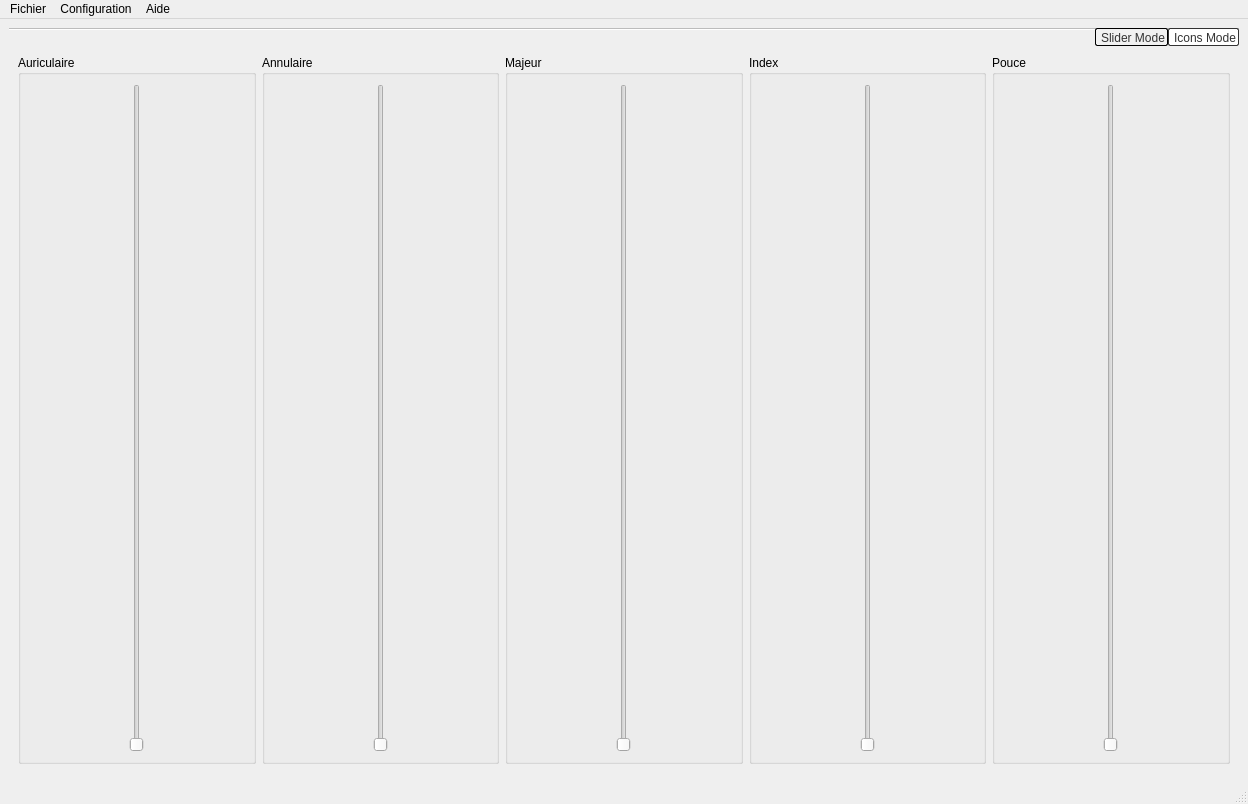
<?xml version="1.0" encoding="UTF-8"?>
<ui version="4.0">
 <class>window</class>
 <widget class="QMainWindow" name="window">
  <property name="geometry">
   <rect>
    <x>0</x>
    <y>0</y>
    <width>1248</width>
    <height>804</height>
   </rect>
  </property>
  <property name="windowTitle">
   <string>Remote Control</string>
  </property>
  <property name="windowIcon">
   <iconset>
    <normaloff>Images/icon_remote_control.png</normaloff>Images/icon_remote_control.png</iconset>
  </property>
  <widget class="QWidget" name="centralwidget">
   <layout class="QHBoxLayout" name="horizontalLayout_2">
    <item>
     <widget class="QTabWidget" name="tabWidget">
      <property name="layoutDirection">
       <enum>Qt::RightToLeft</enum>
      </property>
      <property name="styleSheet">
       <string notr="true">QTabWidget::pane {
    border-top: 0px;
}
     
QTabBar::tab {
    border: 1px solid #333;
    border-radius: 2px;
    color: #333;
    padding: 2px 2px 0px 5px;
    margin: 0px 0px 0px 0px;
    background: #fff;
}
     
QTabBar::tab:selected {
    border-color: #000;
    background: #f1f1f1;
}</string>
      </property>
      <property name="currentIndex">
       <number>1</number>
      </property>
      <property name="elideMode">
       <enum>Qt::ElideNone</enum>
      </property>
      <property name="documentMode">
       <bool>true</bool>
      </property>
      <widget class="QWidget" name="tab_2">
       <attribute name="title">
        <string>Icons Mode</string>
       </attribute>
       <layout class="QVBoxLayout" name="verticalLayout">
        <item>
         <widget class="QGroupBox" name="groupBox_6">
          <property name="layoutDirection">
           <enum>Qt::LeftToRight</enum>
          </property>
          <property name="title">
           <string>Icons</string>
          </property>
          <property name="alignment">
           <set>Qt::AlignLeading|Qt::AlignLeft|Qt::AlignTop</set>
          </property>
          <property name="flat">
           <bool>false</bool>
          </property>
          <property name="checkable">
           <bool>false</bool>
          </property>
          <layout class="QGridLayout" name="gridLayout_4">
           <item row="0" column="0">
            <widget class="QScrollArea" name="scrollArea">
             <property name="widgetResizable">
              <bool>true</bool>
             </property>
             <widget class="QWidget" name="scrollAreaWidgetContents">
              <property name="geometry">
               <rect>
                <x>0</x>
                <y>0</y>
                <width>1184</width>
                <height>561</height>
               </rect>
              </property>
              <layout class="QGridLayout" name="gridLayout_2">
               <item row="2" column="0">
                <widget class="QPushButton" name="icons4">
                 <property name="text">
                  <string/>
                 </property>
                 <property name="icon">
                  <iconset>
                   <normaloff>Images/Icons/icon1.png</normaloff>Images/Icons/icon1.png</iconset>
                 </property>
                 <property name="iconSize">
                  <size>
                   <width>72</width>
                   <height>72</height>
                  </size>
                 </property>
                </widget>
               </item>
               <item row="2" column="1">
                <widget class="QPushButton" name="icons5">
                 <property name="text">
                  <string/>
                 </property>
                 <property name="icon">
                  <iconset>
                   <normaloff>Images/Icons/icon9.png</normaloff>Images/Icons/icon9.png</iconset>
                 </property>
                 <property name="iconSize">
                  <size>
                   <width>72</width>
                   <height>72</height>
                  </size>
                 </property>
                </widget>
               </item>
               <item row="2" column="2">
                <widget class="QPushButton" name="icons6">
                 <property name="text">
                  <string/>
                 </property>
                 <property name="icon">
                  <iconset>
                   <normaloff>Images/Icons/icon8.png</normaloff>Images/Icons/icon8.png</iconset>
                 </property>
                 <property name="iconSize">
                  <size>
                   <width>72</width>
                   <height>72</height>
                  </size>
                 </property>
                </widget>
               </item>
               <item row="3" column="0">
                <widget class="QPushButton" name="icons8">
                 <property name="text">
                  <string/>
                 </property>
                 <property name="icon">
                  <iconset>
                   <normaloff>Images/Icons/icon7.png</normaloff>Images/Icons/icon7.png</iconset>
                 </property>
                 <property name="iconSize">
                  <size>
                   <width>72</width>
                   <height>72</height>
                  </size>
                 </property>
                </widget>
               </item>
               <item row="2" column="3">
                <widget class="QPushButton" name="icons7">
                 <property name="text">
                  <string/>
                 </property>
                 <property name="icon">
                  <iconset>
                   <normaloff>Images/Icons/icon2.png</normaloff>Images/Icons/icon2.png</iconset>
                 </property>
                 <property name="iconSize">
                  <size>
                   <width>72</width>
                   <height>72</height>
                  </size>
                 </property>
                </widget>
               </item>
               <item row="0" column="1">
                <widget class="QPushButton" name="icons1">
                 <property name="text">
                  <string/>
                 </property>
                 <property name="icon">
                  <iconset>
                   <normaloff>Images/Icons/icon5.png</normaloff>Images/Icons/icon5.png</iconset>
                 </property>
                 <property name="iconSize">
                  <size>
                   <width>72</width>
                   <height>72</height>
                  </size>
                 </property>
                </widget>
               </item>
               <item row="0" column="2">
                <widget class="QPushButton" name="icons2">
                 <property name="text">
                  <string/>
                 </property>
                 <property name="icon">
                  <iconset>
                   <normaloff>Images/Icons/icon6.png</normaloff>Images/Icons/icon6.png</iconset>
                 </property>
                 <property name="iconSize">
                  <size>
                   <width>72</width>
                   <height>72</height>
                  </size>
                 </property>
                </widget>
               </item>
               <item row="0" column="3">
                <widget class="QPushButton" name="icons3">
                 <property name="text">
                  <string/>
                 </property>
                 <property name="icon">
                  <iconset>
                   <normaloff>Images/Icons/icon4.png</normaloff>Images/Icons/icon4.png</iconset>
                 </property>
                 <property name="iconSize">
                  <size>
                   <width>72</width>
                   <height>72</height>
                  </size>
                 </property>
                </widget>
               </item>
               <item row="0" column="0">
                <widget class="QPushButton" name="icons0">
                 <property name="text">
                  <string/>
                 </property>
                 <property name="icon">
                  <iconset>
                   <normaloff>Images/Icons/icon3.png</normaloff>Images/Icons/icon3.png</iconset>
                 </property>
                 <property name="iconSize">
                  <size>
                   <width>72</width>
                   <height>72</height>
                  </size>
                 </property>
                </widget>
               </item>
              </layout>
             </widget>
            </widget>
           </item>
          </layout>
         </widget>
        </item>
        <item>
         <widget class="QGroupBox" name="groupBox_7">
          <property name="layoutDirection">
           <enum>Qt::LeftToRight</enum>
          </property>
          <property name="title">
           <string>Fonction</string>
          </property>
          <layout class="QGridLayout" name="gridLayout_5">
           <item row="0" column="0">
            <widget class="QPushButton" name="fonction1">
             <property name="text">
              <string>Bouger les
doigts selon
 le temps</string>
             </property>
            </widget>
           </item>
          </layout>
          <zorder>fonction1</zorder>
          <zorder>groupBox_6</zorder>
         </widget>
        </item>
       </layout>
      </widget>
      <widget class="QWidget" name="tab">
       <attribute name="title">
        <string>Slider Mode</string>
       </attribute>
       <layout class="QGridLayout" name="gridLayout">
        <item row="0" column="0">
         <widget class="QGroupBox" name="groupBox_5">
          <property name="layoutDirection">
           <enum>Qt::LeftToRight</enum>
          </property>
          <property name="title">
           <string>Pouce</string>
          </property>
          <layout class="QHBoxLayout" name="horizontalLayout">
           <item>
            <widget class="QSlider" name="qslider4">
             <property name="orientation">
              <enum>Qt::Vertical</enum>
             </property>
            </widget>
           </item>
          </layout>
         </widget>
        </item>
        <item row="0" column="1">
         <widget class="QGroupBox" name="groupBox_4">
          <property name="layoutDirection">
           <enum>Qt::LeftToRight</enum>
          </property>
          <property name="title">
           <string>Index</string>
          </property>
          <layout class="QHBoxLayout" name="horizontalLayout_3">
           <item>
            <widget class="QSlider" name="qslider3">
             <property name="orientation">
              <enum>Qt::Vertical</enum>
             </property>
            </widget>
           </item>
          </layout>
         </widget>
        </item>
        <item row="0" column="2">
         <widget class="QGroupBox" name="groupBox_3">
          <property name="layoutDirection">
           <enum>Qt::LeftToRight</enum>
          </property>
          <property name="title">
           <string>Majeur</string>
          </property>
          <layout class="QHBoxLayout" name="horizontalLayout_4">
           <item>
            <widget class="QSlider" name="qslider2">
             <property name="orientation">
              <enum>Qt::Vertical</enum>
             </property>
            </widget>
           </item>
          </layout>
         </widget>
        </item>
        <item row="0" column="3">
         <widget class="QGroupBox" name="groupBox_2">
          <property name="layoutDirection">
           <enum>Qt::LeftToRight</enum>
          </property>
          <property name="title">
           <string>Annulaire</string>
          </property>
          <layout class="QHBoxLayout" name="horizontalLayout_5">
           <item>
            <widget class="QSlider" name="qslider1">
             <property name="orientation">
              <enum>Qt::Vertical</enum>
             </property>
            </widget>
           </item>
          </layout>
         </widget>
        </item>
        <item row="0" column="4">
         <widget class="QGroupBox" name="groupBox">
          <property name="layoutDirection">
           <enum>Qt::LeftToRight</enum>
          </property>
          <property name="title">
           <string>Auriculaire</string>
          </property>
          <layout class="QGridLayout" name="gridLayout_3">
           <item row="0" column="0">
            <widget class="QSlider" name="qslider0">
             <property name="orientation">
              <enum>Qt::Vertical</enum>
             </property>
            </widget>
           </item>
          </layout>
         </widget>
        </item>
       </layout>
      </widget>
     </widget>
    </item>
   </layout>
  </widget>
  <widget class="QMenuBar" name="menubar">
   <property name="geometry">
    <rect>
     <x>0</x>
     <y>0</y>
     <width>1248</width>
     <height>23</height>
    </rect>
   </property>
   <widget class="QMenu" name="menuFichier">
    <property name="title">
     <string>Fichier</string>
    </property>
    <addaction name="actionQuiter"/>
   </widget>
   <widget class="QMenu" name="menuConfiguration">
    <property name="title">
     <string>Configuration</string>
    </property>
    <addaction name="actionConfigurer_la_connexion"/>
    <addaction name="actionConfigurer_les_raccourcis_clavier"/>
    <addaction name="separator"/>
    <addaction name="actionConnexion"/>
    <addaction name="actionDeconnexion"/>
   </widget>
   <widget class="QMenu" name="menuAide">
    <property name="title">
     <string>Aide</string>
    </property>
    <addaction name="actionManuel_d_utilisation_de_RC"/>
   </widget>
   <addaction name="menuFichier"/>
   <addaction name="menuConfiguration"/>
   <addaction name="menuAide"/>
  </widget>
  <widget class="QStatusBar" name="statusbar"/>
  <action name="actionQuiter">
   <property name="icon">
    <iconset>
     <normalon>Images/icone_quitter.png</normalon>
    </iconset>
   </property>
   <property name="text">
    <string>Quiter</string>
   </property>
   <property name="shortcut">
    <string>Ctrl+Q</string>
   </property>
  </action>
  <action name="actionManuel_d_utilisation_de_RC">
   <property name="icon">
    <iconset>
     <normaloff>Images/help-23413f.png</normaloff>Images/help-23413f.png</iconset>
   </property>
   <property name="text">
    <string>Manuel d'utilisation de RC</string>
   </property>
   <property name="shortcut">
    <string>F1</string>
   </property>
  </action>
  <action name="actionConfigurer_la_connexion">
   <property name="icon">
    <iconset>
     <normalon>Images/configurer-icone-7451-96.png</normalon>
    </iconset>
   </property>
   <property name="text">
    <string>Configurer la connexion</string>
   </property>
  </action>
  <action name="actionConfigurer_les_raccourcis_clavier">
   <property name="icon">
    <iconset>
     <normalon>Images/configurer-icone-7451-96.png</normalon>
    </iconset>
   </property>
   <property name="text">
    <string>Configurer les raccourcis clavier</string>
   </property>
  </action>
  <action name="actionConnexion">
   <property name="text">
    <string>Connexion</string>
   </property>
   <property name="shortcut">
    <string>Ctrl+C</string>
   </property>
  </action>
  <action name="actionDeconnexion">
   <property name="text">
    <string>Déconnexion</string>
   </property>
   <property name="shortcut">
    <string>Ctrl+D</string>
   </property>
  </action>
 </widget>
 <resources/>
 <connections/>
</ui>
